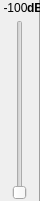
   <widget class="QWidget" name="widget_29" native="true">
    <property name="geometry">
     <rect>
      <x>500</x>
      <y>240</y>
      <width>40</width>
      <height>201</height>
     </rect>
    </property>
    <widget class="OIDSlider" name="verticalSlider13">
     <property name="geometry">
      <rect>
       <x>5</x>
       <y>20</y>
       <width>30</width>
       <height>180</height>
      </rect>
     </property>
     <property name="orientation">
      <enum>Qt::Vertical</enum>
     </property>
    </widget>
    <widget class="Line" name="line_99">
     <property name="geometry">
      <rect>
       <x>32</x>
       <y>0</y>
       <width>16</width>
       <height>201</height>
      </rect>
     </property>
     <property name="orientation">
      <enum>Qt::Vertical</enum>
     </property>
    </widget>
    <widget class="QLabel" name="ls13">
     <property name="geometry">
      <rect>
       <x>0</x>
       <y>0</y>
       <width>31</width>
       <height>16</height>
      </rect>
     </property>
     <property name="autoFillBackground">
      <bool>false</bool>
     </property>
     <property name="frameShadow">
      <enum>QFrame::Plain</enum>
     </property>
     <property name="text">
      <string>-100</string>
     </property>
     <property name="alignment">
      <set>Qt::AlignCenter</set>
     </property>
    </widget>
    <widget class="QLabel" name="dB_36">
     <property name="geometry">
      <rect>
       <x>27</x>
       <y>0</y>
       <width>16</width>
       <height>16</height>
      </rect>
     </property>
     <property name="font">
      <font>
       <weight>75</weight>
       <bold>true</bold>
      </font>
     </property>
     <property name="text">
      <string>dB</string>
     </property>
    </widget>
   </widget>
